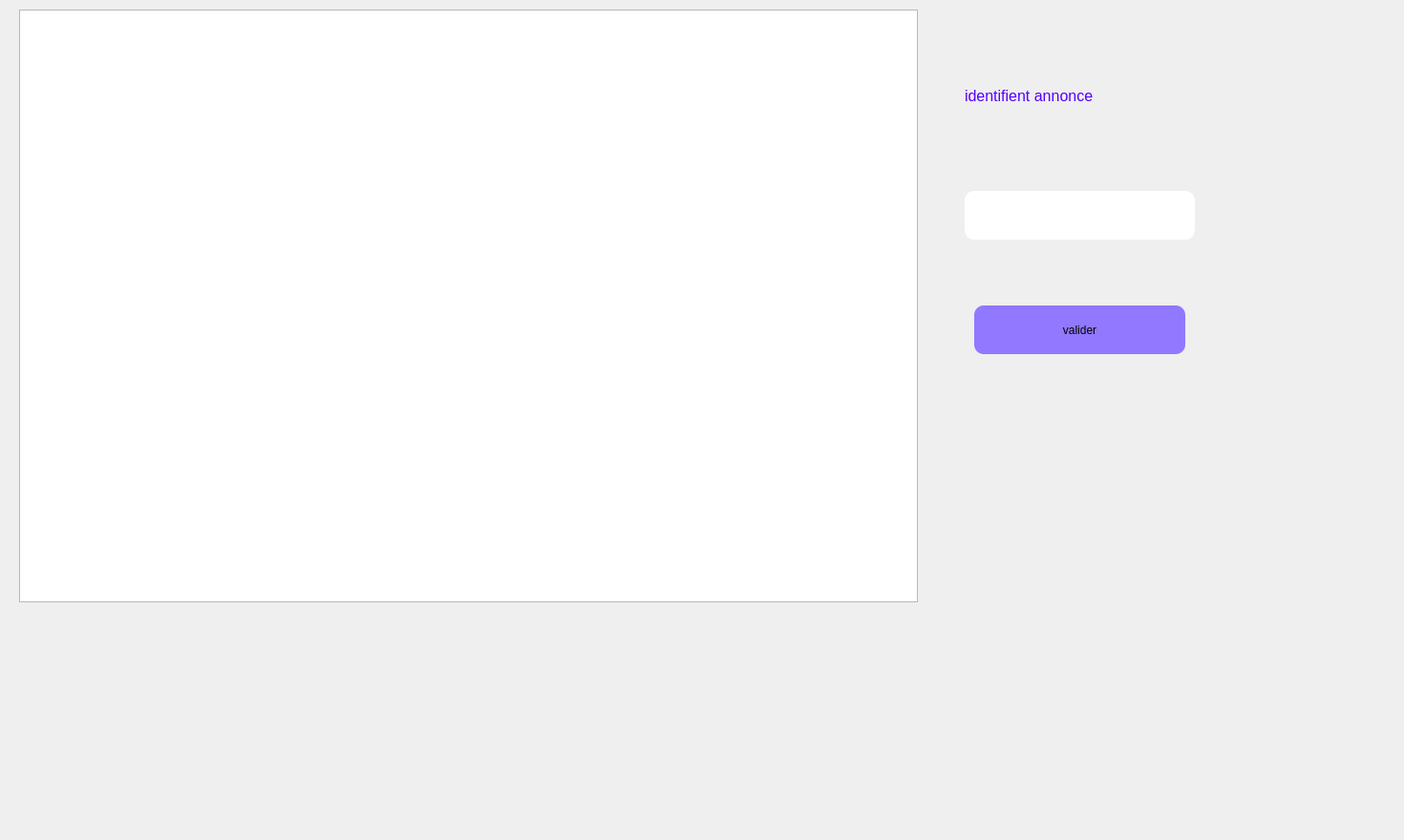
     <widget class="QWidget" name="tab_5">
      <attribute name="title">
       <string>supprimer</string>
      </attribute>
      <widget class="QLabel" name="label_14">
       <property name="geometry">
        <rect>
         <x>0</x>
         <y>0</y>
         <width>471</width>
         <height>321</height>
        </rect>
       </property>
       <property name="text">
        <string/>
       </property>
       <property name="pixmap">
        <pixmap>../../OneDrive/Documents/images/bg.jpg</pixmap>
       </property>
      </widget>
      <widget class="QPushButton" name="valdiersup">
       <property name="geometry">
        <rect>
         <x>1020</x>
         <y>320</y>
         <width>221</width>
         <height>51</height>
        </rect>
       </property>
       <property name="cursor">
        <cursorShape>PointingHandCursor</cursorShape>
       </property>
       <property name="styleSheet">
        <string notr="true">background-color: rgb(0, 0, 255);
background-color: rgb(145, 120, 255);
border-radius: 10px;</string>
       </property>
       <property name="text">
        <string>valider</string>
       </property>
      </widget>
      <widget class="QLabel" name="label_24">
       <property name="geometry">
        <rect>
         <x>1010</x>
         <y>60</y>
         <width>451</width>
         <height>81</height>
        </rect>
       </property>
       <property name="palette">
        <palette>
         <active>
          <colorrole role="WindowText">
           <brush brushstyle="SolidPattern">
            <color alpha="255">
             <red>85</red>
             <green>0</green>
             <blue>255</blue>
            </color>
           </brush>
          </colorrole>
         </active>
         <inactive>
          <colorrole role="WindowText">
           <brush brushstyle="SolidPattern">
            <color alpha="255">
             <red>85</red>
             <green>0</green>
             <blue>255</blue>
            </color>
           </brush>
          </colorrole>
         </inactive>
         <disabled>
          <colorrole role="WindowText">
           <brush brushstyle="SolidPattern">
            <color alpha="255">
             <red>120</red>
             <green>120</green>
             <blue>120</blue>
            </color>
           </brush>
          </colorrole>
         </disabled>
        </palette>
       </property>
       <property name="font">
        <font>
         <pointsize>10</pointsize>
        </font>
       </property>
       <property name="contextMenuPolicy">
        <enum>Qt::DefaultContextMenu</enum>
       </property>
       <property name="text">
        <string>&lt;html&gt;&lt;head/&gt;&lt;body&gt;&lt;p&gt;&lt;span style=&quot; font-size:12pt;&quot;&gt;identifient annonce&lt;/span&gt;&lt;/p&gt;&lt;/body&gt;&lt;/html&gt;</string>
       </property>
      </widget>
      <widget class="QLineEdit" name="lineEdit_id">
       <property name="enabled">
        <bool>false</bool>
       </property>
       <property name="geometry">
        <rect>
         <x>1010</x>
         <y>200</y>
         <width>241</width>
         <height>51</height>
        </rect>
       </property>
       <property name="styleSheet">
        <string notr="true">border-radius: 10px;</string>
       </property>
      </widget>
      <widget class="QLabel" name="label_30">
       <property name="enabled">
        <bool>true</bool>
       </property>
       <property name="geometry">
        <rect>
         <x>-50</x>
         <y>-20</y>
         <width>1461</width>
         <height>871</height>
        </rect>
       </property>
       <property name="text">
        <string/>
       </property>
       <property name="pixmap">
        <pixmap>../images/bg.v1.jpg</pixmap>
       </property>
      </widget>
      <widget class="QTableView" name="taban_2">
       <property name="geometry">
        <rect>
         <x>20</x>
         <y>10</y>
         <width>941</width>
         <height>621</height>
        </rect>
       </property>
      </widget>
      <zorder>label_30</zorder>
      <zorder>label_14</zorder>
      <zorder>valdiersup</zorder>
      <zorder>label_24</zorder>
      <zorder>lineEdit_id</zorder>
      <zorder>taban_2</zorder>
     </widget>
